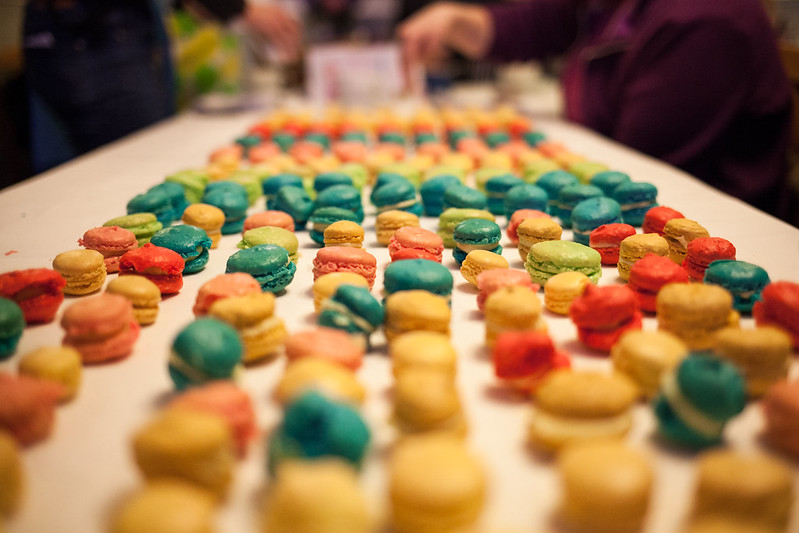
#> input picture yummy_macarons.jpg, 799 x 533 px
$ python main.py
#> lines starting #> are read from the running program, lines starting #| are printed output that depends on the picture
import matplotlib.pyplot as plt
import numpy as np
from PIL import Image

# Load the yummy_macarons image
image_path = 'yummy_macarons.jpg'
macarons_image = Image.open(image_path)
#> macarons_image is the input picture: PIL image 799x533 RGB; mean R, G, B 156.7, 118.6, 78.2

# Get image information
image_size = macarons_image.size
#> image_size = (799, 533)
image_mode = macarons_image.mode
#> image_mode = 'RGB'

# Convert the image to grayscale
gray_macarons_image = macarons_image.convert('L')
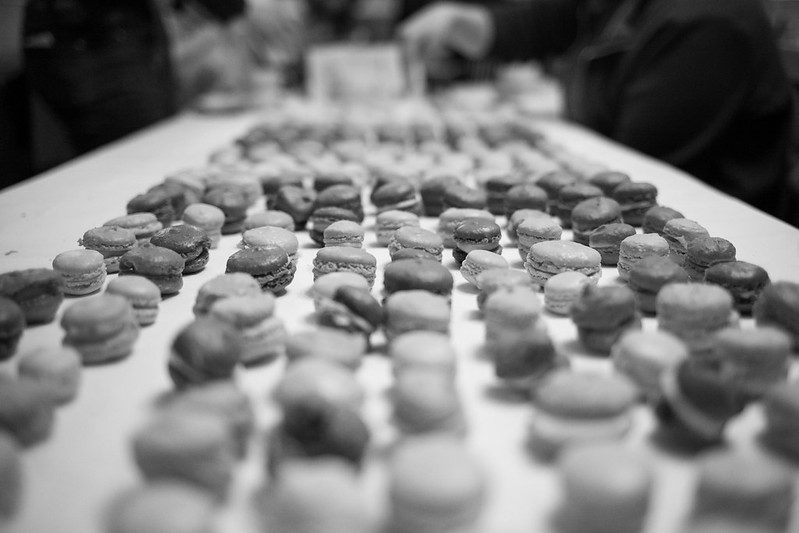
#> gray_macarons_image: PIL image 799x533 L; min 0, max 252, mean 125.4

# Create a figure with custom styling
fig, axes = plt.subplots(1, 3, figsize=(18, 6))
fig.suptitle('Exploring Yummy Macarons Image', fontsize=16)

# Display the original image with additional information
axes[0].imshow(macarons_image)
axes[0].set_title(f'Original Image\nSize: {image_size}\nMode: {image_mode}')
axes[0].axis('off')  # Turn off axis labels

# Display the grayscale image
axes[1].imshow(gray_macarons_image, cmap='gray')
axes[1].set_title('Grayscale Image')
axes[1].axis('off')

# Display the histogram of the grayscale image directly without creating hist_data
axes[2].hist(np.array(gray_macarons_image).ravel(), bins=256, color='gray', alpha=0.7)
axes[2].set_title('Grayscale Image Histogram')
axes[2].set_xlabel('Pixel Intensity')
axes[2].set_ylabel('Frequency')

# Add a grid for better visibility in the histogram bar plot
axes[2].grid(axis='y', linestyle='--', alpha=0.7)

# Adjust layout for better spacing
plt.tight_layout()

# Show the plot
plt.show()
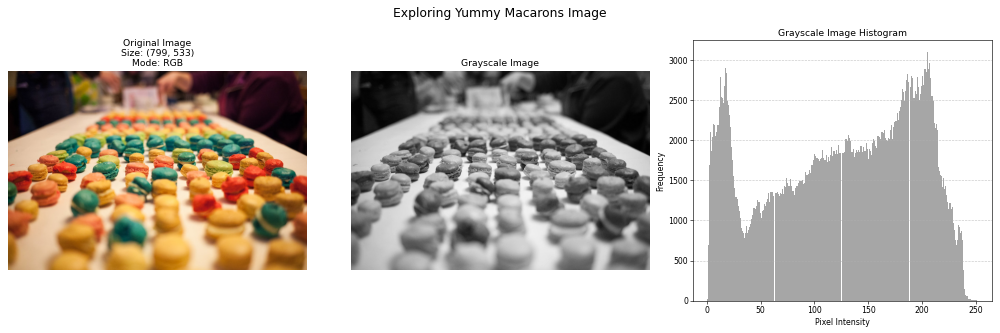
#> figure drawn by matplotlib, 3 panels; panel 3: tallest bar 3098 high, from x = 204.8 to 205.7
